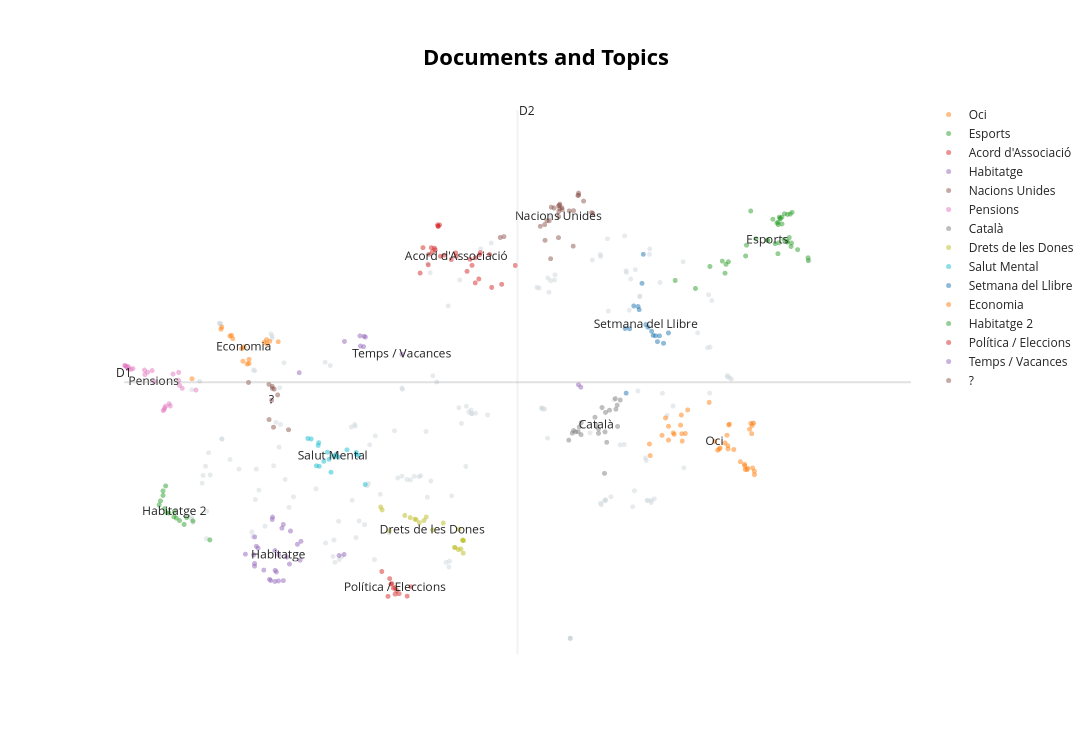

Notebook source saved alongside this figure:
### Code cell
topic_model.visualize_documents(docs, custom_labels=True)      # scatter of individual docs
